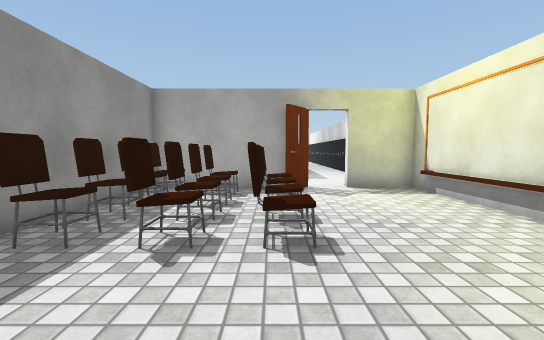
View 1 (above)

16 first-person views from a walk through a 3-D level made in the Unity game engine. The camera is 1.2 m above the floor, tilts 4° down and sees 90° across. Doors are open. The floor is counted in squares, 1 m on a side. Each view is taken from the middle of a square. On the plan, view 1 faces up. The plan holds only what a view shows up to about 13 squares ahead; the rest is blank. The place goes on beyond the plan. Surface patterns are stand-ins for the level's own textures.

View 2
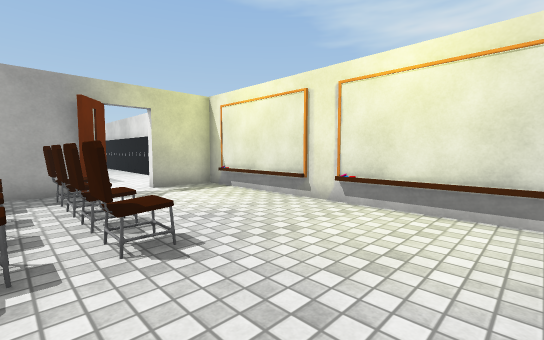

View 3
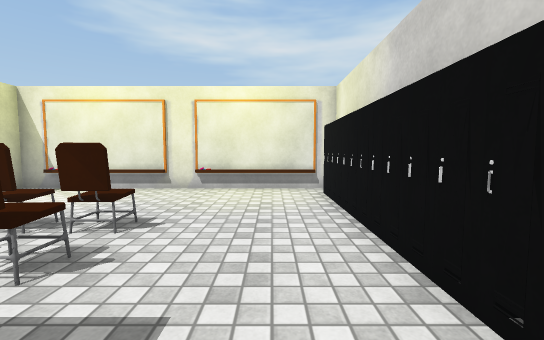

View 4
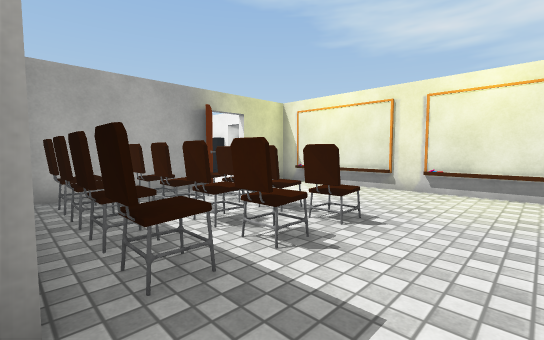

View 5
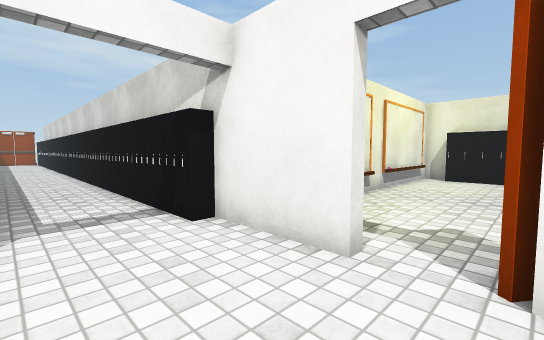

View 6
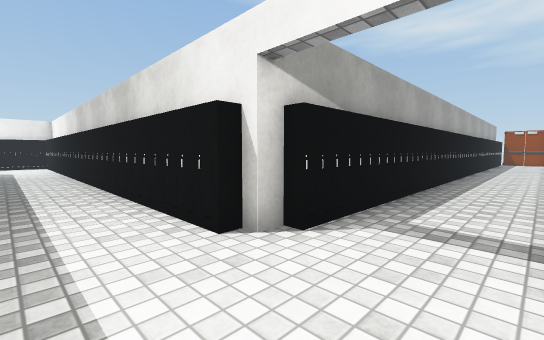

View 7
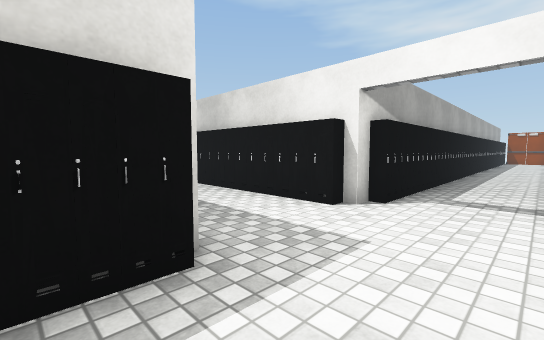

View 8
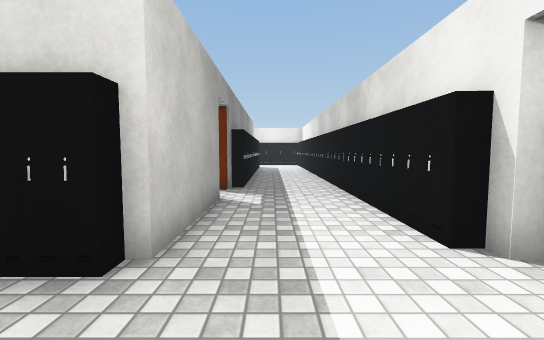

View 9
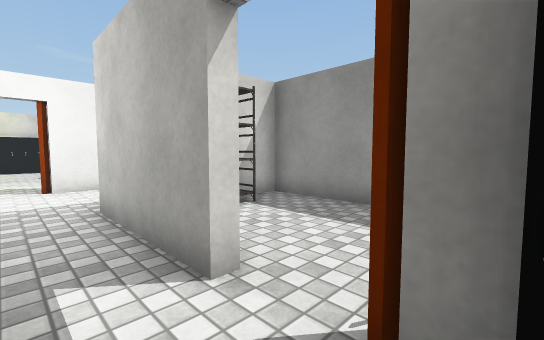

View 10
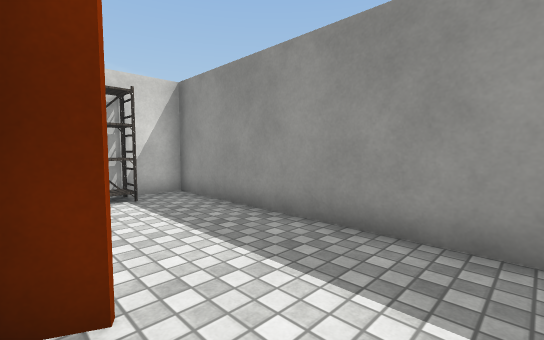

View 11
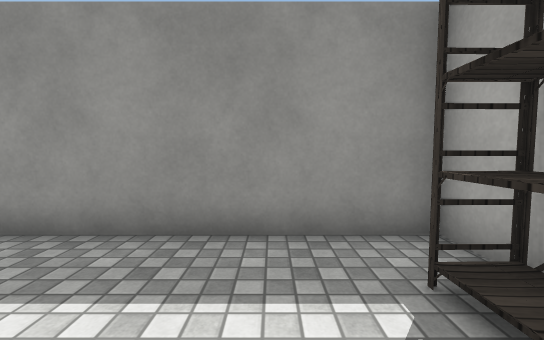

View 12
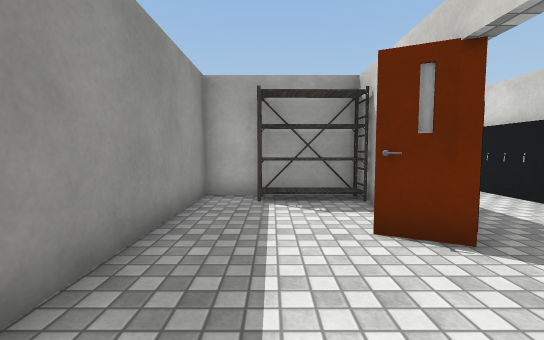

View 13
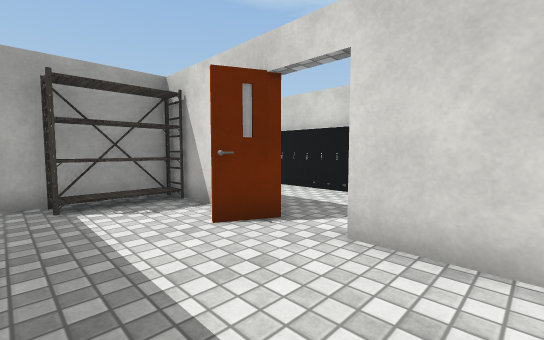

View 14
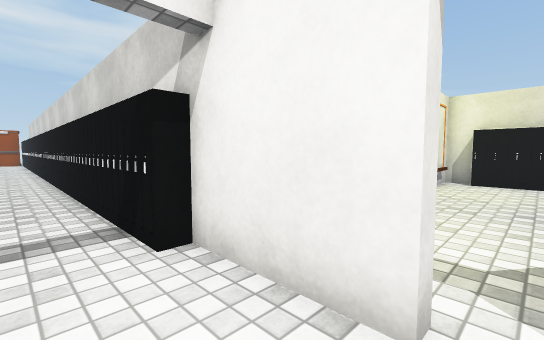

View 15
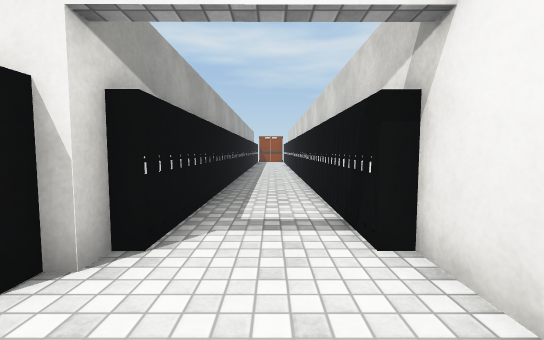

View 16
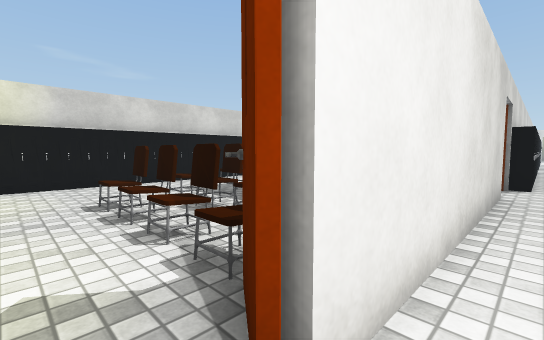

### Floor plan
Key: @ floor where view 1 was taken; # wall or solid block; . floor; D open door; S shelf; O other object.
Columns run from 4 left of view 1 to 19 right of it. Each row starts with its distance up from view 1.
 23      #..#
 22 ##SSS#..#
 21 #....#..#
 20  ....#..#
 19 #...##..#
 18 #.......#
 17  .......#
 16 #....#..#
 15 #....#..#
 14 #.SSS#..##
 13 #####...DD#############
 12    .....DD..............
 11     ....DD..............
 10 ........DD######.#####.#
  9 ######.#DD#    ###   ###
  8 #OOOO....#
  7  ........#
  6  OOOO....#
  5 #OOOO....#
  4 #OOOO....#
  3 #........#
  2 .........#
  1 .........#
  0  ...@....#
 -1 ##########

Positions as (right, up) in squares from view 1, and headings:
1: (0, 0), facing up
2: (-1, 0), facing up-right
3: (-4, 1), facing right
4: (-4, 1), facing up-right
5: (1, 12), facing down-right
6: (2, 10), facing up-right
7: (-1, 10), facing up-right
8: (2, 10), facing up
9: (2, 19), facing down-left
10: (0, 21), facing down-left
11: (0, 20), facing left
12: (-2, 15), facing up
13: (-3, 15), facing up-right
14: (2, 11), facing down-right
15: (2, 11), facing right
16: (2, 10), facing down-left
